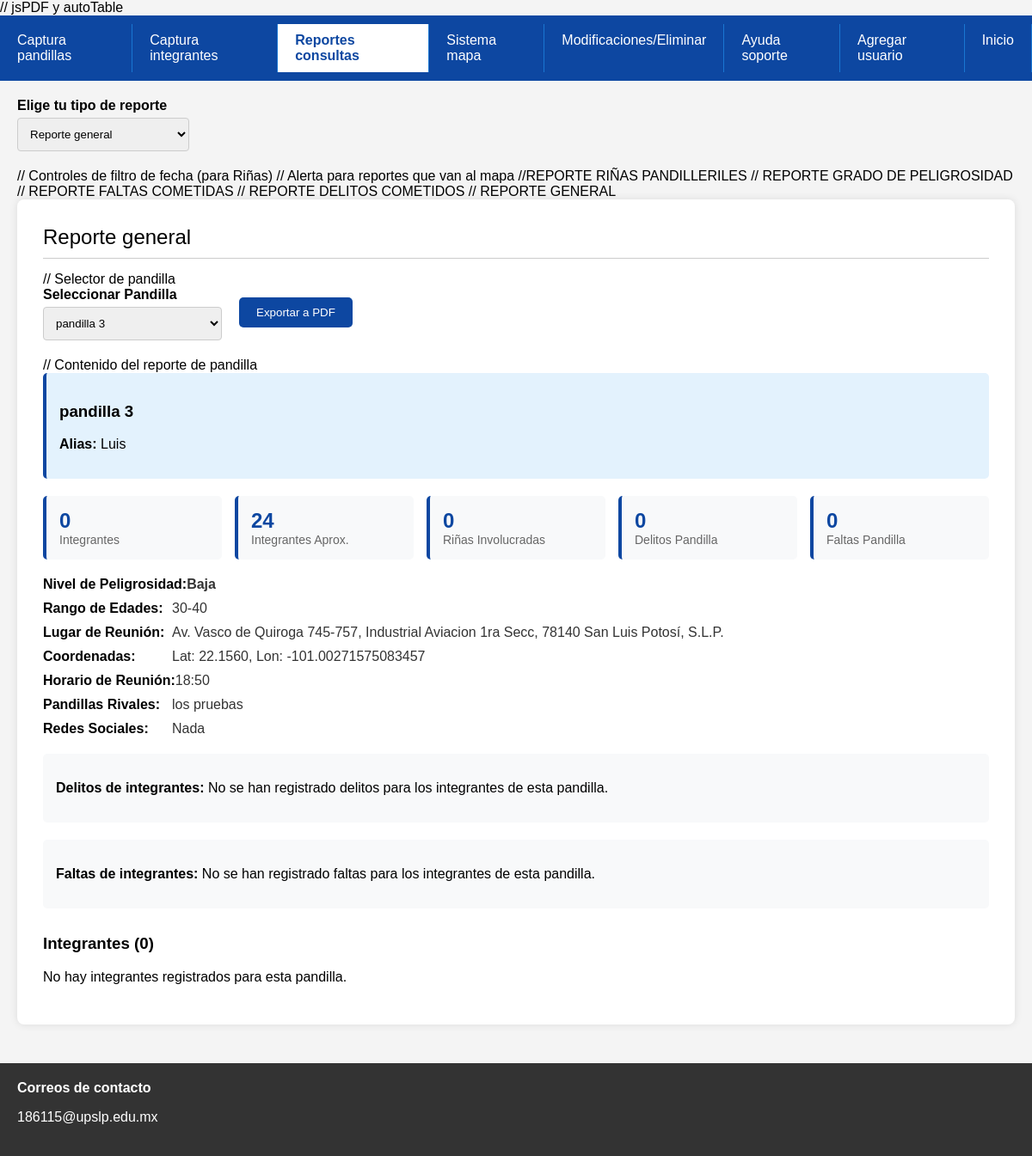
Screenshot of /seis.php?pandilla_id=18 (signed in) with the database file from the repository.
### tables this page shows
CREATE TABLE `pandillas` (
  `id_pandilla` int(11) NOT NULL,
  `nombre` varchar(100) DEFAULT NULL,
  `alias` varchar(100) DEFAULT NULL,
  `descripcion` varchar(255) DEFAULT NULL,
  `id_lider_actual` varchar(50) DEFAULT NULL,
  `num_integrantes_aproximado` int(11) DEFAULT NULL,
  `rango_edades` varchar(100) DEFAULT NULL,
  `horario_reunion` varchar(100) DEFAULT NULL,
  `peligrosidad` varchar(100) DEFAULT NULL,
  `redes_sociales` varchar(100) DEFAULT NULL,
  `lugar_reunion` varchar(100) DEFAULT NULL,
  `latitud_reunion` varchar(100) DEFAULT NULL,
  `longitud_reunion` varchar(100) DEFAULT NULL,
  `fecha_registro` datetime DEFAULT current_timestamp(),
  `pandillas_rivales_texto` varchar(100) DEFAULT NULL,
  `zona` varchar(30) NOT NULL,
  `delitos_pandillas` text NOT NULL,
  `faltas_pandillas` text NOT NULL
);

### seis.php (the view, shortened to what this page needs)
<?php
include 'conexion.php';
$pandillas_query = $conn->query("SELECT id_pandilla, nombre FROM Pandillas");
$pandillas = [];
while($row = $pandillas_query->fetch_assoc()) {
    $pandillas[] = $row;
}
$pandilla_seleccionada = isset($_GET['pandilla_id']) ? intval($_GET['pandilla_id']) : null;
?>
<!DOCTYPE html>
<html lang="es">
<head>
</head>
<body>
    <div class="top-nav" id="adminNav">
        <a class="nav-item" href="cuatro.php">Captura pandillas</a>
        <a class="nav-item" href="cinco.php">Captura integrantes</a>
        <a class="nav-item active" href="seis.php">Reportes consultas</a>
        <a class="nav-item" href="siete.php">Sistema mapa</a>
        <a class="nav-item" href="diez.php">Modificaciones/Eliminar</a>
        <a class="nav-item" href="ocho.php">Ayuda soporte</a>
        <a class="nav-item" href="nueve.php">Agregar usuario</a>
        <a class="nav-item" href="tres.php">Inicio</a>
    </div>
    <div class="main-content">
        <div class="controls-row">
            <div class="form-group">
                <label>Elige tu tipo de reporte</label>
                <select id="tipoReporte" onchange="mostrarReporte()">
                    <option value="general">Reporte general</option>
                </select>
            </div>
        </div>
        // Controles de filtro de fecha (para Riñas)
        // Alerta para reportes que van al mapa
        //REPORTE RIÑAS PANDILLERILES
        // REPORTE GRADO DE PELIGROSIDAD
        // REPORTE FALTAS COMETIDAS
        // REPORTE DELITOS COMETIDOS
// REPORTE GENERAL
<div class="report-section hidden" id="reporteGeneral">
    <div class="section-title">Reporte general</div>
    // Selector de pandilla
    <div class="controls-row">
        <div class="form-group">
            <label>Seleccionar Pandilla</label>
            <select id="selectPandilla" onchange="cargarReportePandilla()">
                <?php foreach($pandillas as $p): ?>
                    <option value="<?php echo $p['id_pandilla']; ?>"
                        <?php echo ($pandilla_seleccionada == $p['id_pandilla']) ? 'selected' : ''; ?>>
                        <?php echo $p['nombre']; ?>
                    </option>
                <?php endforeach; ?>
            </select>
        </div>
        <button class="export-btn" onclick="exportPDFPandilla()">Exportar a PDF</button>
    </div>
    // Contenido del reporte de pandilla
    <div id="contenidoReportePandilla">
        <?php
        if ($pandilla_seleccionada) {
            $stmt = $conn->prepare("SELECT * FROM Pandillas WHERE id_pandilla = ?");
            $stmt->bind_param("i", $pandilla_seleccionada);
            $stmt->execute();
            $result_pandilla = $stmt->get_result();
            if ($result_pandilla->num_rows > 0) {
                $pandilla = $result_pandilla->fetch_assoc();
                $total_integrantes = $conn->query("SELECT COUNT(*) as total FROM Integrantes WHERE id_pandilla = $pandilla_seleccionada")->fetch_assoc()['total'];
                $sql_rinas = "SELECT COUNT(*) as total FROM rinas_pandilleriles
                             WHERE pandillas_involucradas LIKE '%".$conn->real_escape_string($pandilla['nombre'])."%'";
                $result_rinas = $conn->query($sql_rinas);
                $total_rinas = $result_rinas->fetch_assoc()['total'];
                $delitos_pandilla = [];
                $faltas_pandilla = [];
                $delitos_integrantes_frecuencia = [];
                $total_delitos_integrantes_count = 0;
                arsort($delitos_integrantes_frecuencia);
                $faltas_integrantes_frecuencia = [];
                $total_faltas_integrantes_count = 0;
                arsort($faltas_integrantes_frecuencia);
                echo '<div class="pandilla-header">';
                echo '<h3>' . htmlspecialchars($pandilla['nombre']) . '</h3>';
                if (!empty($pandilla['alias'])) {
                    echo '<p><strong>Alias:</strong> ' . htmlspecialchars($pandilla['alias']) . '</p>';
                }
                echo '</div>';
                echo '<div class="stats-grid">';
                echo '<div class="stat-card">';
                echo '<div class="stat-value">' . $total_integrantes . '</div>';
                echo '<div class="stat-label">Integrantes</div>';
                echo '</div>';
                echo '<div class="stat-card">';
                echo '<div class="stat-value">' . $pandilla['num_integrantes_aproximado'] . '</div>';
                echo '<div class="stat-label">Integrantes Aprox.</div>';
                echo '</div>';
                echo '<div class="stat-card">';
                echo '<div class="stat-value">' . $total_rinas . '</div>';
                echo '<div class="stat-label">Riñas Involucradas</div>';
                echo '</div>';
                echo '<div class="stat-card">';
                echo '<div class="stat-value">' . count($delitos_pandilla) . '</div>';
                echo '<div class="stat-label">Delitos Pandilla</div>';
                echo '</div>';
                echo '<div class="stat-card">';
                echo '<div class="stat-value">' . count($faltas_pandilla) . '</div>';
                echo '<div class="stat-label">Faltas Pandilla</div>';
                echo '</div>';
                echo '</div>';
                echo '<div class="info-row"><div class="info-label">Nivel de Peligrosidad:</div>';
                echo '<div class="info-value"><strong>' . $pandilla['peligrosidad'] . '</strong></div></div>';
                if (!empty($pandilla['rango_edades'])) {
                    echo '<div class="info-row"><div class="info-label">Rango de Edades:</div>';
                    echo '<div class="info-value">' . $pandilla['rango_edades'] . '</div></div>';
                }
                if (!empty($pandilla['lugar_reunion'])) {
                    echo '<div class="info-row"><div class="info-label">Lugar de Reunión:</div>';
                    echo '<div class="info-value">' . $pandilla['lugar_reunion'] . '</div></div>';
                    if (!empty($pandilla['latitud_reunion']) && !empty($pandilla['longitud_reunion'])) {
                        echo '<div class="info-row"><div class="info-label">Coordenadas:</div>';
                        echo '<div class="info-value">Lat: ' . $pandilla['latitud_reunion'] . ', Lon: ' . $pandilla['longitud_reunion'] . '</div></div>';
                    }
                }
                if (!empty($pandilla['horario_reunion'])) {
                    echo '<div class="info-row"><div class="info-label">Horario de Reunión:</div>';
                    echo '<div class="info-value">' . $pandilla['horario_reunion'] . '</div></div>';
                }
                if (!empty($pandilla['pandillas_rivales_texto'])) {
                    echo '<div class="info-row"><div class="info-label">Pandillas Rivales:</div>';
                    echo '<div class="info-value">' . $pandilla['pandillas_rivales_texto'] . '</div></div>';
                }
                if (!empty($pandilla['redes_sociales'])) {
                    echo '<div class="info-row"><div class="info-label">Redes Sociales:</div>';
                    echo '<div class="info-value">' . $pandilla['redes_sociales'] . '</div></div>';
                }
                if (!empty($delitos_integrantes_frecuencia)) {
                    echo '<h3 style="margin-top: 30px;">Delitos de los Integrantes</h3>';
                    echo '<div style="margin-bottom: 20px; padding: 15px; background-color: #f8f9fa; border-radius: 5px;">';
                    echo '<p><strong>Total de delitos de integrantes:</strong> ' . $total_delitos_integrantes_count . ' en ' . count($delitos_integrantes_frecuencia) . ' tipos diferentes</p>';
                    echo '<p><strong>Delitos más frecuentes:</strong></p>';
                    $counter = 0;
                    foreach ($delitos_integrantes_frecuencia as $delito => $frecuencia) {
                        if ($counter < 5) {
                            $porcentaje = ($total_delitos_integrantes_count > 0) ? round(($frecuencia / $total_delitos_integrantes_count) * 100, 1) : 0;
                            echo '<span class="delito-falta-item" style="margin-right: 5px; margin-bottom: 5px; background-color: #ffebee; border: 1px solid #ffcdd2;">';
                            echo htmlspecialchars($delito) . ' (' . $frecuencia . ' veces - ' . $porcentaje . '%)';
                            echo '</span> ';
                            $counter++;
                        }
                    }
                    if (count($delitos_integrantes_frecuencia) > 5) {
                        echo '<br><em>... y ' . (count($delitos_integrantes_frecuencia) - 5) . ' delitos más</em>';
                    }
                    echo '</div>';
                } else {
                    echo '<div style="margin-top: 20px; padding: 15px; background-color: #f8f9fa; border-radius: 5px;">';
                    echo '<p><strong>Delitos de integrantes:</strong> No se han registrado delitos para los integrantes de esta pandilla.</p>';
                    echo '</div>';
                }
                if (!empty($faltas_integrantes_frecuencia)) {
                    echo '<h3 style="margin-top: 30px;">Faltas de los Integrantes</h3>';
                    echo '<div style="margin-bottom: 20px; padding: 15px; background-color: #f8f9fa; border-radius: 5px;">';
                    echo '<p><strong>Total de faltas de integrantes:</strong> ' . $total_faltas_integrantes_count . ' en ' . count($faltas_integrantes_frecuencia) . ' tipos diferentes</p>';
                    echo '<p><strong>Faltas más frecuentes:</strong></p>';
                    $counter = 0;
                    foreach ($faltas_integrantes_frecuencia as $falta => $frecuencia) {
                        if ($counter < 5) {
                            $porcentaje = ($total_faltas_integrantes_count > 0) ? round(($frecuencia / $total_faltas_integrantes_count) * 100, 1) : 0;
                            echo '<span class="delito-falta-item" style="margin-right: 5px; margin-bottom: 5px; background-color: #fff3e0; border: 1px solid #ffe0b2;">';
                            echo htmlspecialchars($falta) . ' (' . $frecuencia . ' veces - ' . $porcentaje . '%)';
                            echo '</span> ';
                            $counter++;
                        }
                    }
                    if (count($faltas_integrantes_frecuencia) > 5) {
                        echo '<br><em>... y ' . (count($faltas_integrantes_frecuencia) - 5) . ' faltas más</em>';
                    }
                    echo '</div>';
                } else {
                    echo '<div style="margin-top: 20px; padding: 15px; background-color: #f8f9fa; border-radius: 5px;">';
                    echo '<p><strong>Faltas de integrantes:</strong> No se han registrado faltas para los integrantes de esta pandilla.</p>';
                    echo '</div>';
                }
echo '<h3 style="margin-top: 30px;">Integrantes (' . $total_integrantes . ')</h3>';
if ($total_integrantes > 0) {
    $sql_integrantes = "SELECT nombres, apellido_paterno, apellido_materno, alias,
                       fecha_nacimiento, redes_sociales, direccion_vivienda,
                       delitos_asociados, faltas_cometidas, fotografia
                FROM Integrantes
                WHERE id_pandilla = $pandilla_seleccionada
                ORDER BY apellido_paterno, nombres";
    $result_integrantes = $conn->query($sql_integrantes);
    echo '<table>';
    echo '<tr><th>Foto</th><th>Nombre</th><th>Alias</th><th>Delitos</th><th>Faltas</th><th>Dirección</th></tr>';
    while($integrante = $result_integrantes->fetch_assoc()) {
        $nombre_completo = $integrante['nombres'] . ' ' . $integrante['apellido_paterno'] . ' ' . $integrante['apellido_materno'];
        $foto_html = '';
        if (!empty($integrante['fotografia'])) {
            $ruta_foto = 'uploads/fotos_integrantes/' . $integrante['fotografia'];
            if (file_exists($ruta_foto)) {
                $foto_html = '<img src="' . $ruta_foto . '" alt="Foto" style="width: 60px; height: 60px; object-fit: cover; border-radius: 4px; border: 1px solid #ddd;">';
            } else {
                $foto_html = '<div style="width: 60px; height: 60px; background: #eee; display: flex; align-items: center; justify-content: center; border-radius: 4px; border: 1px solid #ddd; color: #888; font-size: 11px;">Sin foto</div>';
            }
        } else {
            $foto_html = '<div style="width: 60px; height: 60px; background: #eee; display: flex; align-items: center; justify-content: center; border-radius: 4px; border: 1px solid #ddd; color: #888; font-size: 11px;">Sin foto</div>';
        }
        $delitos_html = '';
        if (!empty($integrante['delitos_asociados'])) {
            $delitos_array = explode(', ', $integrante['delitos_asociados']);
            foreach ($delitos_array as $delito) {
                $delitos_html .= '<span class="delito-falta-item" style="background-color: #ffebee; border: 1px solid #ffcdd2; font-size: 11px;">' . htmlspecialchars(trim($delito)) . '</span> ';
            }
        } else {
            $delitos_html = '<span style="color: #888; font-style: italic; font-size: 11px;">Sin delitos</span>';
        }
        $faltas_html = '';
        if (!empty($integrante['faltas_cometidas'])) {
            $faltas_array = explode(', ', $integrante['faltas_cometidas']);
            foreach ($faltas_array as $falta) {
                $faltas_html .= '<span class="delito-falta-item" style="background-color: #fff3e0; border: 1px solid #ffe0b2; font-size: 11px;">' . htmlspecialchars(trim($falta)) . '</span> ';
            }
        } else {
            $faltas_html = '<span style="color: #888; font-style: italic; font-size: 11px;">Sin faltas</span>';
        }
        echo '<tr>';
        echo '<td style="text-align: center; padding: 8px;">' . $foto_html . '</td>';
        echo '<td>' . $nombre_completo . '</td>';
        echo '<td>' . $integrante['alias'] . '</td>';
        echo '<td style="max-width: 200px;">' . $delitos_html . '</td>';
        echo '<td style="max-width: 200px;">' . $faltas_html . '</td>';
        echo '<td>' . $integrante['direccion_vivienda'] . '</td>';
        echo '</tr>';
    }
    echo '</table>';
} else {
    echo '<p>No hay integrantes registrados para esta pandilla.</p>';
}
            } else {
                echo '<div class="alert">No se encontró información de la pandilla seleccionada.</div>';
            }
        } else {
            echo '<div class="alert">Seleccione una pandilla para ver su reporte detallado.</div>';
        }
        ?>
    </div>
</div>
    </div>
    <div class="footer">
        <div class="footer-contact-info"><strong>Correos de contacto</strong><p>186115@upslp.edu.mx</p></div>
    </div>
</body>
</html>

### rows the page displays
pandillas: nombre "pandilla 3", alias "Luis", num_integrantes_aproximado "24", peligrosidad "Baja", rango_edades "30-40", lugar_reunion "Av. Vasco de Quiroga 745-757, Industrial Aviacion 1ra Secc, 78140 San Luis Potosí, S.L.P.", latitud_reunion "22.1560", longitud_reunion "-101.00271575083457", horario_reunion "18:50", pandillas_rivales_texto "los pruebas", redes_sociales "Nada"

### other values shown
$total_integrantes "0"
$total_rinas "0"
count($delitos_pandilla) "0"
count($faltas_pandilla) "0"
form field value "pandilla 3"
